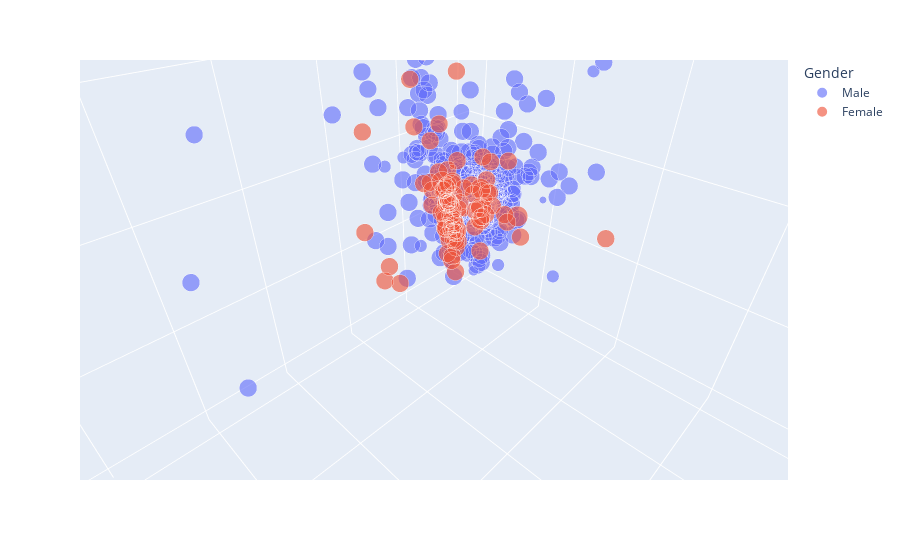

This figure's notebook cell:
### Code cell
fig = px.scatter_3d(df,
                    x="ApplicantIncome",
                    y="CoapplicantIncome",
                    z="LoanAmount",
                    color="Gender",
                    size="Loan_Amount_Term",
                    height=500)
fig.update_traces(opacity=0.9)
fig.show()

### Figure 1 — Plotly figure (JSON) as saved in the notebook; plotly's stock layout.template omitted (floating-point values rounded to 4 significant figures; data arrays with more than 128 entries replaced by an {"elided": "..."} marker saying what was removed)
{"data": [{"hovertemplate": "Gender=Male<br>ApplicantIncome=%{x}<br>CoapplicantIncome=%{y}<br>LoanAmount=%{z}<br>Loan_Amount_Term=%{marker.size}<extra></extra>", "legendgroup": "Male", "marker": {"color": "#636efa", "size": {"elided": "458 int values"}, "sizemode": "area", "sizeref": 1.2, "symbol": "circle"}, "mode": "markers", "name": "Male", "opacity": 0.9, "scene": "scene", "showlegend": true, "type": "scatter3d", "visible": true, "x": {"elided": "458 int values"}, "y": {"elided": "458 float values"}, "z": {"elided": "458 int values"}}, {"hovertemplate": "Gender=Female<br>ApplicantIncome=%{x}<br>CoapplicantIncome=%{y}<br>LoanAmount=%{z}<br>Loan_Amount_Term=%{marker.size}<extra></extra>", "legendgroup": "Female", "marker": {"color": "#EF553B", "size": [360, 360, 360, 360, 360, 360, 360, 360, 360, 360, 360, 360, 360, 360, 360, 360, 360, 360, 360, 360, 360, 360, 360, 360, 360, 360, 360, 360, 360, 360, 360, 360, 360, 360, 360, 36, 360, 360, 360, 360, 360, 300, 360, 480, 360, 480, 360, 360, 360, 360, 360, 360, 360, 360, 360, 360, 360, 360, 180, 360, 360, 360, 360, 360, 360, 360, 360, 360, 360, 360, 360, 360, 360, 360, 360, 360, 360, 360, 360, 360, 360, 84, 480, 360, 360, 480, 360, 360, 180, 360, 360, 360, 360, 360, 360, 360, 360, 360, 360, 360, 360], "sizemode": "area", "sizeref": 1.2, "symbol": "circle"}, "mode": "markers", "name": "Female", "opacity": 0.9, "scene": "scene", "showlegend": true, "type": "scatter3d", "visible": true, "x": [3510, 3750, 3667, 3410, 2645, 4000, 1928, 3086, 4230, 11500, 4166, 4300, 3846, 1378, 2484, 2929, 7451, 3167, 10408, 4166, 2137, 4583, 2330, 14866, 10000, 4583, 3625, 1907, 4408, 3244, 10000, 8333, 3812, 3427, 3083, 3481, 7200, 3418, 2876, 3237, 1811, 2600, 4124, 5417, 4666, 5000, 5000, 3762, 2400, 2917, 2507, 4333, 2500, 1830, 4160, 2378, 5500, 2423, 3813, 4723, 15759, 2764, 6000, 3180, 1500, 1963, 7441, 4547, 2213, 3867, 2149, 2995, 2600, 2720, 4606, 8624, 7142, 5191, 210, 4350, 17263, 3326, 645, 3159, 13262, 2031, 3400, 18165, 4608, 2138, 3652, 5000, 4180, 19484, 2378, 3166, 2165, 4750, 12000, 2900, 4583], "y": [0, 2083, 1459, 0, 3440, 2275, 1644, 0, 0, 0, 0, 0, 0, 1881, 2302, 2333, 0, 2283, 0, 0, 8980, 0, 4486, 0, 1666, 0, 0, 2365, 0, 0, 0, 0, 0, 0, 0, 0, 0, 0, 1560, 0, 1666, 1717, 0, 0, 0, 2541, 0, 1666, 1863, 0, 0, 2451, 0, 0, 0, 0, 0, 505, 0, 0, 0, 1459, 0, 0, 1800, 0, 0, 0, 0, 0, 3237, 0, 0, 0, 0, 0, 0, 0, 2917, 0, 0, 913, 3683, 0, 0, 1632, 0, 0, 2845, 0, 0, 0, 2306, 0, 0, 0, 0, 0, 0, 0, 0], "z": [76, 120, 144, 88, 120, 144, 100, 120, 112, 286, 116, 136, 111, 167, 137, 139, 148, 154, 259, 44, 137, 84, 100, 70, 225, 112, 108, 120, 120, 80, 214, 280, 112, 138, 255, 155, 120, 135, 90, 30, 54, 99, 115, 143, 135, 151, 132, 135, 104, 84, 56, 110, 67, 106, 71, 46, 105, 130, 116, 81, 55, 110, 156, 71, 103, 53, 194, 115, 66, 62, 178, 60, 160, 80, 81, 150, 138, 132, 98, 154, 225, 105, 113, 100, 40, 113, 95, 125, 140, 99, 95, 103, 182, 600, 9, 36, 70, 94, 496, 71, 133]}], "layout": {"autosize": true, "dragmode": "zoom", "legend": {"itemsizing": "constant", "title": {"text": "Gender"}, "tracegroupgap": 0}, "margin": {"t": 60}, "scene": {"aspectmode": "auto", "aspectratio": {"x": 1, "y": 1, "z": 1}, "camera": {"center": {"x": 0.04203, "y": -0.0358, "z": -0.006224}, "eye": {"x": 0.08781, "y": 0.009982, "z": 0.03956}, "projection": {"type": "perspective"}, "up": {"x": -0.002476, "y": 0.002483, "z": 1.0}}, "domain": {"x": [0, 1], "y": [0, 1]}, "dragmode": "zoom", "xaxis": {"title": {"text": "ApplicantIncome"}, "type": "linear"}, "yaxis": {"title": {"text": "CoapplicantIncome"}, "type": "linear"}, "zaxis": {"title": {"text": "LoanAmount"}, "type": "linear"}}}}
